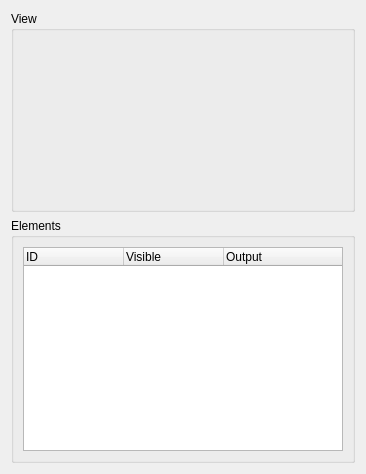
           <widget class="QWidget" name="scrollAreaWidgetContents">
            <property name="geometry">
             <rect>
              <x>0</x>
              <y>0</y>
              <width>358</width>
              <height>474</height>
             </rect>
            </property>
            <layout class="QGridLayout" name="gridLayout_7">
             <item row="0" column="0">
              <widget class="QGroupBox" name="groupBoxView">
               <property name="font">
                <font/>
               </property>
               <property name="title">
                <string>View</string>
               </property>
               <layout class="QGridLayout" name="gridLayout_6">
                <item row="0" column="0">
                 <widget class="ViewControlWidget" name="widgetViewFrame" native="true">
                  <property name="sizePolicy">
                   <sizepolicy hsizetype="Fixed" vsizetype="Fixed">
                    <horstretch>0</horstretch>
                    <verstretch>0</verstretch>
                   </sizepolicy>
                  </property>
                  <property name="minimumSize">
                   <size>
                    <width>320</width>
                    <height>160</height>
                   </size>
                  </property>
                  <property name="maximumSize">
                   <size>
                    <width>320</width>
                    <height>160</height>
                   </size>
                  </property>
                  <property name="toolTip">
                   <string>Camera direction controll</string>
                  </property>
                 </widget>
                </item>
               </layout>
              </widget>
             </item>
             <item row="1" column="0">
              <widget class="QGroupBox" name="groupBoxVisibility">
               <property name="sizePolicy">
                <sizepolicy hsizetype="Preferred" vsizetype="Preferred">
                 <horstretch>0</horstretch>
                 <verstretch>0</verstretch>
                </sizepolicy>
               </property>
               <property name="font">
                <font/>
               </property>
               <property name="title">
                <string>Elements</string>
               </property>
               <layout class="QGridLayout" name="gridLayout_4">
                <item row="0" column="0">
                 <widget class="ElementTreeWidget" name="treeWidgetElements">
                  <property name="editTriggers">
                   <set>QAbstractItemView::NoEditTriggers</set>
                  </property>
                  <property name="sortingEnabled">
                   <bool>false</bool>
                  </property>
                  <property name="columnCount">
                   <number>3</number>
                  </property>
                  <attribute name="headerStretchLastSection">
                   <bool>true</bool>
                  </attribute>
                  <column>
                   <property name="text">
                    <string notr="true">ID</string>
                   </property>
                  </column>
                  <column>
                   <property name="text">
                    <string notr="true">Visible</string>
                   </property>
                  </column>
                  <column>
                   <property name="text">
                    <string notr="true">Output</string>
                   </property>
                  </column>
                 </widget>
                </item>
               </layout>
              </widget>
             </item>
            </layout>
           </widget>
